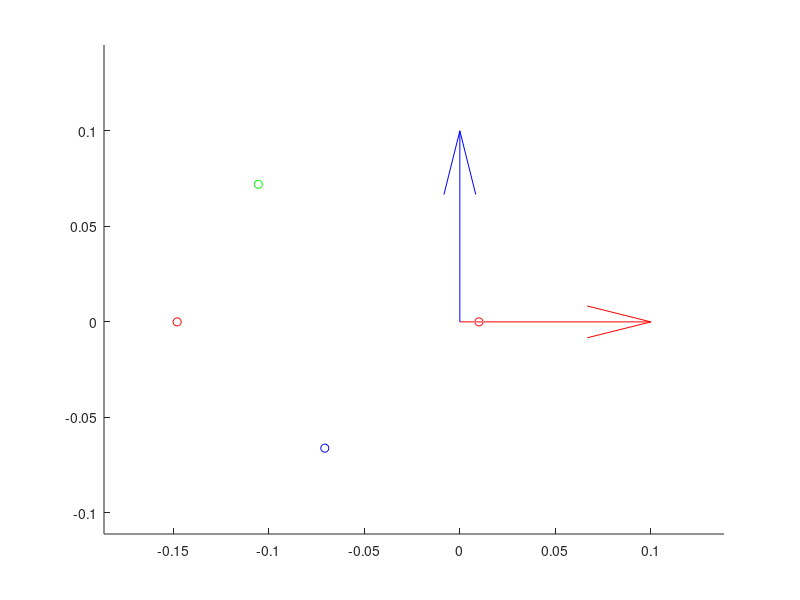

Write MATLAB code to recreate this figure.
clearvars;
clc;

% Model landmarks
RASIS = [0.0; 0.0; 0.128]; % Directly in ground
LASIS = [0.0; 0.0; -0.128]; % Directly in ground
RPSIS = [-0.148; 0.0; 0.047]; % Directly in ground
LPSIS = [-0.148; 0.0; -0.047]; % Directly in ground
LJC   = [-0.1055; 0.072; 0]; % Directly in ground
RHJC  = [-0.0707; -0.0661; 0.0835]; % Directly in ground
mASIS = (RASIS+LASIS)/2; % mid ASIS

% Apply flesh margin (1 cm along X for ASIS landmarks to introduce a flesh 
% width)
RASIS = RASIS+[0.01;0;0];
LASIS = LASIS+[0.01;0;0];

% Adjusted pelvis SCS
Z_pelvis = (RASIS-LASIS)/norm(RASIS-LASIS);
Y_pelvis = cross(((RPSIS+LPSIS)/2-RASIS),((RPSIS+LPSIS)/2-LASIS))/ ...
           norm(cross(((RPSIS+LPSIS)/2-RASIS),((RPSIS+LPSIS)/2-LASIS)));
X_pelvis = cross(Y_pelvis,Z_pelvis)/norm(cross(Y_pelvis,Z_pelvis));
T_pelvis = [X_pelvis Y_pelvis Z_pelvis mASIS; 0 0 0 1];
W_pelvis = norm(RASIS-LASIS); % Pelvis width of the generic musculoskeletal model

% Set all landmarks in the pelvis adjusted SCS
temp  = T_pelvis*[RASIS;1];
RASIS = temp(1:3);
clear temp;
temp  = T_pelvis*[LASIS;1];
LASIS = temp(1:3);
clear temp;
temp  = T_pelvis*[RPSIS;1];
RPSIS = temp(1:3);
clear temp;
temp  = T_pelvis*[LPSIS;1];
LPSIS = temp(1:3);
clear temp;
temp  = T_pelvis*[LJC;1];
LJC = temp(1:3);
clear temp;
temp  = T_pelvis*[RHJC;1];
RHJC = temp(1:3);
clear temp;

% Compute regressions
RHJC_reg = RHJC/W_pelvis;
LHJC_reg = [RHJC_reg(1);RHJC_reg(2);-RHJC_reg(3)];
LJC_reg  = LJC/W_pelvis;

figure; 
hold on;
axis equal;
plot3(RASIS(1),RASIS(2),RASIS(3),'Marker','o','Color','red');
plot3(LASIS(1),LASIS(2),LASIS(3),'Marker','o','Color','red');
plot3(RPSIS(1),RPSIS(2),RPSIS(3),'Marker','o','Color','red');
plot3(LPSIS(1),LPSIS(2),LPSIS(3),'Marker','o','Color','red');
plot3(RHJC(1),RHJC(2),RHJC(3),'Marker','o','Color','blue');
plot3(LJC(1),LJC(2),LJC(3),'Marker','o','Color','green');
quiver3(mASIS(1),mASIS(2),mASIS(3),X_pelvis(1),X_pelvis(2),X_pelvis(3),0.1,'Color','red');
quiver3(mASIS(1),mASIS(2),mASIS(3),Y_pelvis(1),Y_pelvis(2),Y_pelvis(3),0.1,'Color','blue');
quiver3(mASIS(1),mASIS(2),mASIS(3),Z_pelvis(1),Z_pelvis(2),Z_pelvis(3),0.1,'Color','green');

save('HJC_LCJ_regression_Delp.mat','RHJC_reg','LHJC_reg','LJC_reg');
